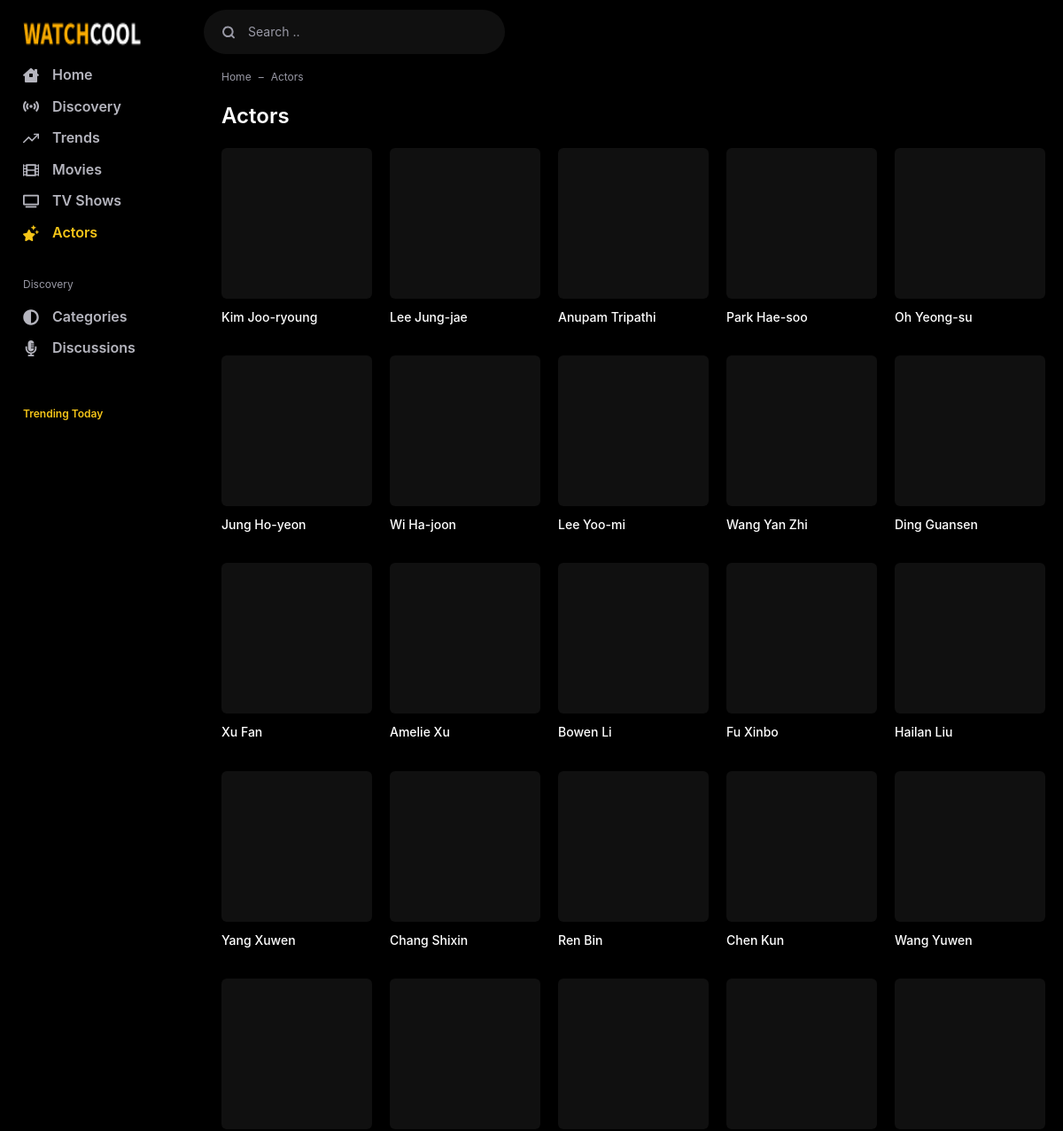
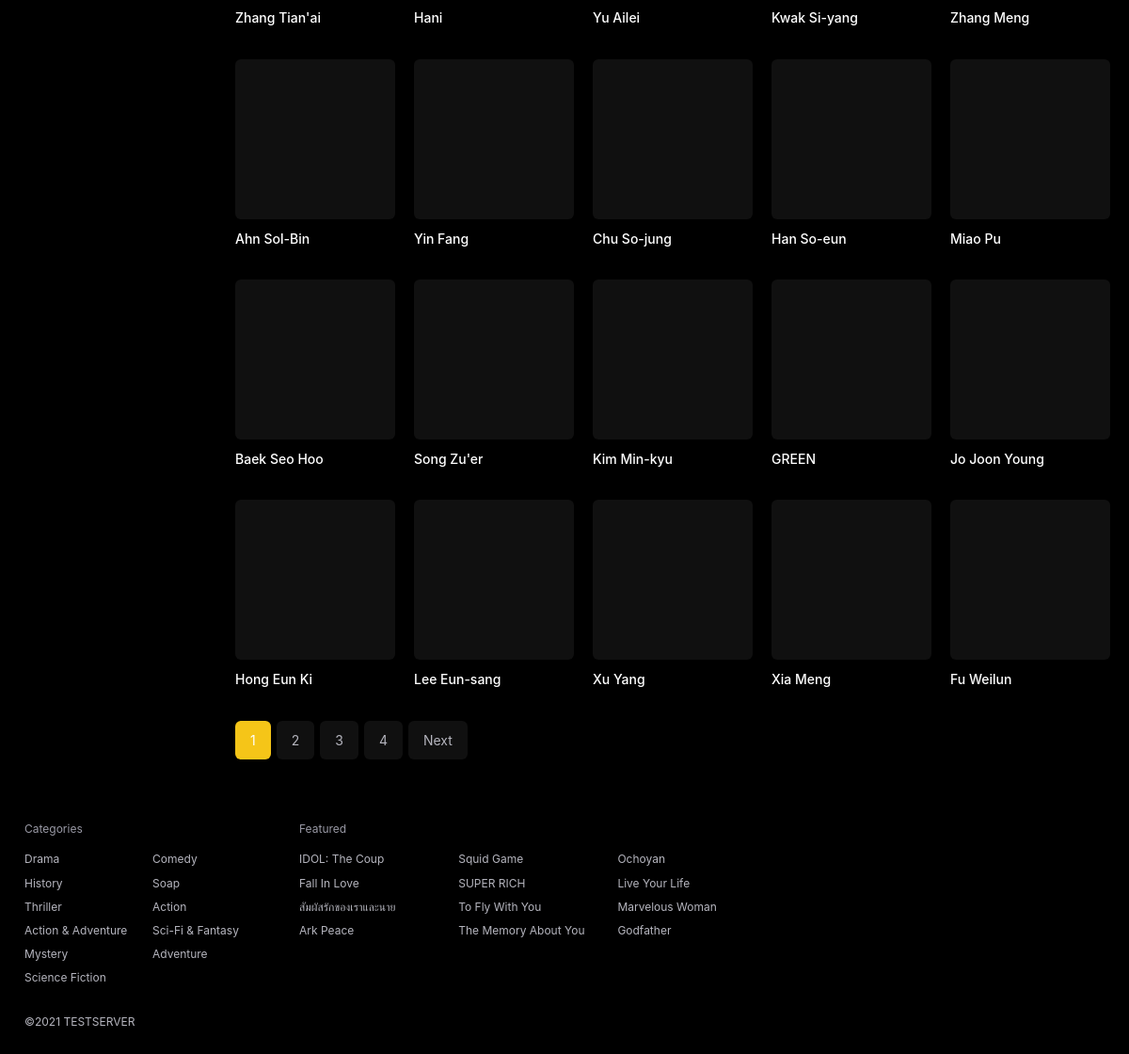
Page /web16/actors/ on the earlier database version (2 pictures, top to bottom).
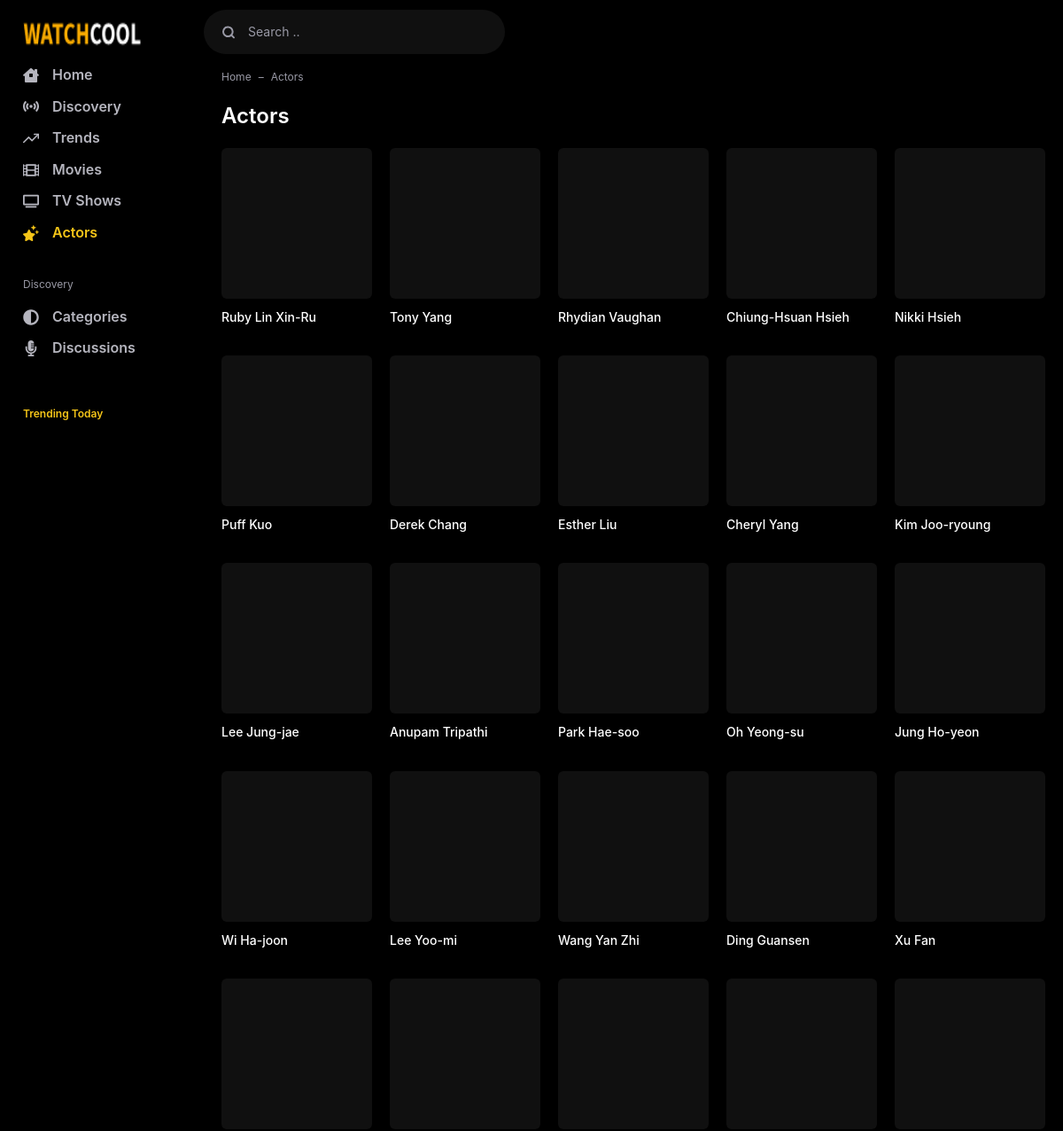
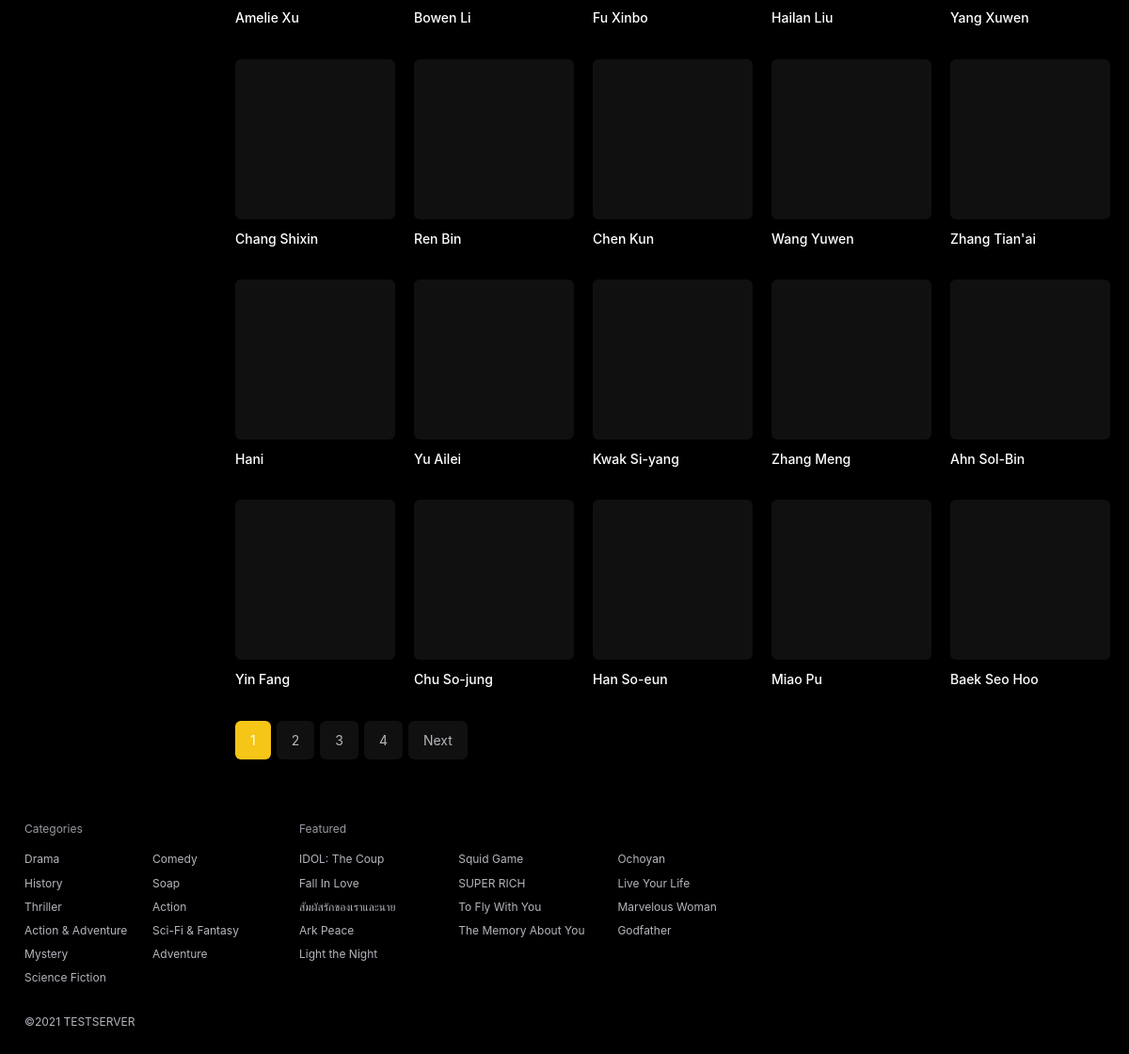
Same page on the later database version (2 pictures, top to bottom).
### webapp/models/common.py (models this page shows, shortened)
class Cast(models.Model):
    movie = models.ManyToManyField(Movie,related_name="cast",related_query_name="has_cast")
    tv = models.ManyToManyField(TV,related_name="cast",related_query_name="has_cast")
    gender = models.CharField(max_length=1,choices=GENDER_CHOICES,default=1)
    name = models.CharField(max_length=100)
    tmdb_cast_id = models.IntegerField()
    popularity = models.DecimalField(max_digits=6,decimal_places=3,null=True,blank=True)
    profile_path = models.URLField(null=True,blank=True)
    slug = models.SlugField(null=True,blank=True,editable=True,max_length=2083)
    added_on = models.DateField(default=timezone.now,editable=True)
    class Meta:
        ordering = ("-popularity",)

class Genre(models.Model):
    movie = models.ManyToManyField(Movie,related_name="genre",related_query_name="has_genre")
    tv = models.ManyToManyField(TV,related_name="genre",related_query_name="has_genre")
    name = models.CharField(max_length=20,unique=True)
    color = models.CharField(max_length=9,null=True,blank=True,default=generateRandomColor,editable=True)

### webapp/models/tv.py (models this page shows, shortened)
class TV(AbsShow):
    media_type=models.CharField(default="TV",max_length=2)
    class Meta:
        ordering = ("-added_on","-release_date",)
        verbose_name_plural = "TV Shows"
        db_table = "tv"

### webapp/views.py (the view)
# urls.py: path("actors/",cache_page(CACHE_TIME)(views.ActorList.as_view()),name="actor_list"),
class ActorList(ListView):
    model = Cast
    paginate_by = 40
    template_name = "webapp/actor_list.html"
    context_object_name = "actors"
    def get_queryset(self):
        return self.model.objects.filter(~Q(profile_path__endswith="None")).order_by("-added_on","-popularity")
    def get_context_data(self, **kwargs):
        context = super().get_context_data(**kwargs)
        title = f"List all Actors | {self.request.get_host()}"
        context["title"] = title
        context["description"] = title
        context["currentPage"] = "actors"
        return context

### webapp/context_processors.py (called while the page is built)
def tvsViewin(days,get):
    return ViewLog.objects.filter(movie=None,
        viewed_on__date__gte=(datetime.date.today()-datetime.timedelta(days=days))).values(
        "tv",
        slug = F("tv__slug"),
        title=F("tv__title"),
        themoviedb_id = F("tv__themoviedb_id"),
        original_title = F("tv__original_title"),
        imdb_id = F("tv__imdb_id"),
        trailer = F("tv__trailer"),
        published = F("tv__published"),
        runtime = F("tv__runtime"),
        added_on = F("tv__added_on"),
        updated_on = F("tv__updated_on"),
        media_type = F("tv__media_type"),
        poster_path=F("tv__poster_path"),
        overview=F("tv__overview"),
        vote_average=F("tv__vote_average"),
        backdrop_path=F("tv__backdrop_path"),
        release_date=F("tv__release_date"),
        ).annotate(views=Count("tv")).order_by()[:get]

def config(request=None):
    data = cache.get_many(KEYS)
    if not data:
        data = cache_context()
        cache.set_many(data,settings.CACHE_TIME)
    return data

### webapp/templates/webapp/actor_list.html
{% extends 'webapp/_base.html' %}
{% block content %}
<div class="flex-fill">
    <nav aria-label="breadcrumb">
        <ol class="breadcrumb">
            <li class="breadcrumb-item"><a href="{% url 'app_webapp:home' %}">Home</a></li>
            <li class="breadcrumb-item active" aria-current="page">Actors</li>
        </ol>
    </nav>
    <div class="d-flex">
        <div class="app-content">
            <div class="app-section">
                <div class="mb-3">
                    <div class="text-24 text-white font-weight-bold">Actors</div>
                </div>
                <div class="row row-cols-md-5 row-cols-2">
                    {% for actor in actors %}
                        {% include 'webapp/includes/actor.html' with actor=actor only %}
                    {% endfor %}
                </div>
                {% include 'webapp/includes/pagination.html' with items=actors %}
            </div>
        </div>
    </div>
</div>
{% endblock content %}

### webapp/templates/webapp/_base.html (shortened to what the changed rows need)
<!DOCTYPE html> {% load static %}
<html lang="en">
<head>
    <link as="style" media="all" rel="stylesheet preload prefetch" href="{% static 'webapp/css/app.css' %}"
        type="text/css" />
</head>
<body>
    <div class="container">
        <div class="app">
            <div class="app-wrapper">
                <div class="app-container flex-fill">
                    <div class="container">
                        {% block content %} {% endblock content %}
                    </div>
                </div>
            </div>
            <div class="app-footer">
                <div class="row">
                    <div class="col-md-3">
                        <div class="footer-nav">
                            <div class="nav-col-2">
                                {% for genre in genres %}
                                <a href="{% url 'app_webapp:category' genre.name %}"
                                    title="{{genre.name}}">{{genre.name}}</a>
                                {% endfor %}
                            </div>
                        </div>
                    </div>
                    <div class="col-md-6">
                        <div class="footer-nav">
                            <div class="nav-col-3">
                                {% for show in featured %}
                                <a href="{% url 'app_webapp:tv_detail' show.slug %}"
                                    title="{{show.title}}">{{show.title}}</a>
                                {% endfor %}
                            </div>
                        </div>
                    </div>
                </div>
            </div>
        </div>
    </div>
</body>
</html>

### webapp/templates/webapp/includes/actor.html
<div class="col">
    <div class="list-actor">
        <a href="{% url 'app_webapp:actor_detail' actor.slug %}"
            class="list-media" title="{{actor.name}}">
            <div class="media"
                data-src="{{actor.profile_path}}">
            </div>
        </a>
        <div class="list-caption">
            <a href="{% url 'app_webapp:actor_detail' actor.slug %}"
                class="list-title" title="{{actor.name}}">
                {{actor.name}}</a>
        </div>
    </div>
</div>

Differences in the rows shown:
no longer on this page (row unchanged): Cast: name "Song Zu'er"
no longer on this page (row unchanged): Cast: name "Kim Min-kyu"
no longer on this page (row unchanged): Cast: name "GREEN"
no longer on this page (row unchanged): Cast: name "Jo Joon Young"
no longer on this page (row unchanged): Cast: name "Hong Eun Ki"
no longer on this page (row unchanged): Cast: name "Lee Eun-sang"
no longer on this page (row unchanged): Cast: name "Xu Yang"
no longer on this page (row unchanged): Cast: name "Xia Meng"
no longer on this page (row unchanged): Cast: name "Fu Weilun"
added Cast: name "Ruby Lin Xin-Ru"
added Cast: name "Tony Yang"
added Cast: name "Rhydian Vaughan"
added Cast: name "Chiung-Hsuan Hsieh"
added Cast: name "Nikki Hsieh"
added Cast: name "Puff Kuo"
added Cast: name "Derek Chang"
added Cast: name "Esther Liu"
added Cast: name "Cheryl Yang"
added TV: title "Light the Night"
